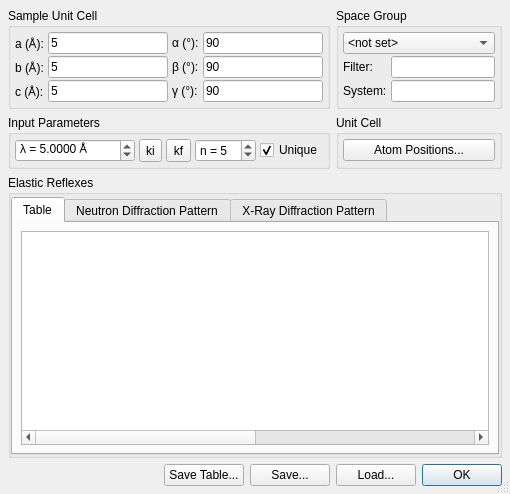
<?xml version="1.0" encoding="UTF-8"?>
<ui version="4.0">
 <class>PowderDlg</class>
 <widget class="QDialog" name="PowderDlg">
  <property name="geometry">
   <rect>
    <x>0</x>
    <y>0</y>
    <width>510</width>
    <height>494</height>
   </rect>
  </property>
  <property name="windowTitle">
   <string>Powder Lines</string>
  </property>
  <property name="sizeGripEnabled">
   <bool>true</bool>
  </property>
  <layout class="QGridLayout" name="gridLayout_4">
   <property name="margin">
    <number>8</number>
   </property>
   <item row="0" column="3" colspan="2">
    <widget class="QGroupBox" name="groupBox_2">
     <property name="sizePolicy">
      <sizepolicy hsizetype="Preferred" vsizetype="Preferred">
       <horstretch>1</horstretch>
       <verstretch>0</verstretch>
      </sizepolicy>
     </property>
     <property name="title">
      <string>Space Group</string>
     </property>
     <layout class="QGridLayout" name="gridLayout_7">
      <property name="horizontalSpacing">
       <number>4</number>
      </property>
      <property name="verticalSpacing">
       <number>2</number>
      </property>
      <property name="margin">
       <number>4</number>
      </property>
      <item row="0" column="0" colspan="2">
       <widget class="QComboBox" name="comboSpaceGroups">
        <property name="sizePolicy">
         <sizepolicy hsizetype="Expanding" vsizetype="Fixed">
          <horstretch>0</horstretch>
          <verstretch>0</verstretch>
         </sizepolicy>
        </property>
        <item>
         <property name="text">
          <string>&lt;not set&gt;</string>
         </property>
        </item>
       </widget>
      </item>
      <item row="1" column="0">
       <widget class="QLabel" name="label_22">
        <property name="sizePolicy">
         <sizepolicy hsizetype="Minimum" vsizetype="Fixed">
          <horstretch>0</horstretch>
          <verstretch>0</verstretch>
         </sizepolicy>
        </property>
        <property name="text">
         <string>Filter:</string>
        </property>
       </widget>
      </item>
      <item row="1" column="1">
       <widget class="QLineEdit" name="editSpaceGroupsFilter">
        <property name="sizePolicy">
         <sizepolicy hsizetype="Expanding" vsizetype="Fixed">
          <horstretch>0</horstretch>
          <verstretch>0</verstretch>
         </sizepolicy>
        </property>
       </widget>
      </item>
      <item row="2" column="0">
       <widget class="QLabel" name="label_18">
        <property name="sizePolicy">
         <sizepolicy hsizetype="Minimum" vsizetype="Preferred">
          <horstretch>0</horstretch>
          <verstretch>0</verstretch>
         </sizepolicy>
        </property>
        <property name="text">
         <string>System:</string>
        </property>
       </widget>
      </item>
      <item row="2" column="1">
       <widget class="QLineEdit" name="editCrystalSystem">
        <property name="readOnly">
         <bool>true</bool>
        </property>
       </widget>
      </item>
     </layout>
    </widget>
   </item>
   <item row="1" column="3" colspan="2">
    <widget class="QGroupBox" name="groupBox_5">
     <property name="sizePolicy">
      <sizepolicy hsizetype="Preferred" vsizetype="Preferred">
       <horstretch>1</horstretch>
       <verstretch>0</verstretch>
      </sizepolicy>
     </property>
     <property name="title">
      <string>Unit Cell</string>
     </property>
     <layout class="QGridLayout" name="gridLayout_5">
      <property name="horizontalSpacing">
       <number>4</number>
      </property>
      <property name="verticalSpacing">
       <number>2</number>
      </property>
      <property name="margin">
       <number>4</number>
      </property>
      <item row="0" column="0">
       <widget class="QPushButton" name="btnAtoms">
        <property name="text">
         <string>Atom Positions...</string>
        </property>
       </widget>
      </item>
     </layout>
    </widget>
   </item>
   <item row="1" column="0" colspan="3">
    <widget class="QGroupBox" name="groupBox_4">
     <property name="sizePolicy">
      <sizepolicy hsizetype="Preferred" vsizetype="Preferred">
       <horstretch>2</horstretch>
       <verstretch>0</verstretch>
      </sizepolicy>
     </property>
     <property name="title">
      <string>Input Parameters</string>
     </property>
     <layout class="QGridLayout" name="gridLayout_3">
      <property name="horizontalSpacing">
       <number>4</number>
      </property>
      <property name="verticalSpacing">
       <number>2</number>
      </property>
      <property name="margin">
       <number>4</number>
      </property>
      <item row="0" column="3">
       <widget class="QSpinBox" name="spinOrder">
        <property name="sizePolicy">
         <sizepolicy hsizetype="Expanding" vsizetype="Fixed">
          <horstretch>1</horstretch>
          <verstretch>0</verstretch>
         </sizepolicy>
        </property>
        <property name="toolTip">
         <string>Maximum order of peaks.</string>
        </property>
        <property name="prefix">
         <string>n = </string>
        </property>
        <property name="minimum">
         <number>1</number>
        </property>
        <property name="value">
         <number>5</number>
        </property>
       </widget>
      </item>
      <item row="0" column="4">
       <widget class="QCheckBox" name="checkUniquePeaks">
        <property name="sizePolicy">
         <sizepolicy hsizetype="Minimum" vsizetype="Fixed">
          <horstretch>0</horstretch>
          <verstretch>0</verstretch>
         </sizepolicy>
        </property>
        <property name="toolTip">
         <string>Only show unique peaks.</string>
        </property>
        <property name="text">
         <string>Unique</string>
        </property>
        <property name="checked">
         <bool>true</bool>
        </property>
       </widget>
      </item>
      <item row="0" column="0">
       <widget class="QDoubleSpinBox" name="spinLam">
        <property name="sizePolicy">
         <sizepolicy hsizetype="Expanding" vsizetype="Fixed">
          <horstretch>2</horstretch>
          <verstretch>0</verstretch>
         </sizepolicy>
        </property>
        <property name="toolTip">
         <string>Wavelength</string>
        </property>
        <property name="prefix">
         <string>λ = </string>
        </property>
        <property name="suffix">
         <string> Å</string>
        </property>
        <property name="decimals">
         <number>4</number>
        </property>
        <property name="maximum">
         <double>9999.000000000000000</double>
        </property>
        <property name="singleStep">
         <double>0.100000000000000</double>
        </property>
        <property name="value">
         <double>5.000000000000000</double>
        </property>
       </widget>
      </item>
      <item row="0" column="1">
       <widget class="QToolButton" name="btnSyncKi">
        <property name="sizePolicy">
         <sizepolicy hsizetype="Fixed" vsizetype="Preferred">
          <horstretch>0</horstretch>
          <verstretch>0</verstretch>
         </sizepolicy>
        </property>
        <property name="toolTip">
         <string>Use initial wavelength.</string>
        </property>
        <property name="text">
         <string>ki</string>
        </property>
       </widget>
      </item>
      <item row="0" column="2">
       <widget class="QToolButton" name="btnSyncKf">
        <property name="sizePolicy">
         <sizepolicy hsizetype="Fixed" vsizetype="Preferred">
          <horstretch>0</horstretch>
          <verstretch>0</verstretch>
         </sizepolicy>
        </property>
        <property name="toolTip">
         <string>Use final wavelength.</string>
        </property>
        <property name="text">
         <string>kf</string>
        </property>
       </widget>
      </item>
     </layout>
    </widget>
   </item>
   <item row="2" column="0" colspan="5">
    <widget class="QGroupBox" name="groupBox_3">
     <property name="sizePolicy">
      <sizepolicy hsizetype="Preferred" vsizetype="Preferred">
       <horstretch>1</horstretch>
       <verstretch>1</verstretch>
      </sizepolicy>
     </property>
     <property name="title">
      <string>Elastic Reflexes</string>
     </property>
     <property name="checkable">
      <bool>false</bool>
     </property>
     <layout class="QGridLayout" name="gridLayout_2">
      <property name="leftMargin">
       <number>0</number>
      </property>
      <property name="topMargin">
       <number>2</number>
      </property>
      <property name="rightMargin">
       <number>0</number>
      </property>
      <property name="bottomMargin">
       <number>0</number>
      </property>
      <property name="spacing">
       <number>2</number>
      </property>
      <item row="0" column="0">
       <widget class="QTabWidget" name="tabWidget">
        <property name="currentIndex">
         <number>0</number>
        </property>
        <widget class="QWidget" name="tab_3">
         <attribute name="title">
          <string>Table</string>
         </attribute>
         <layout class="QGridLayout" name="gridLayout_6">
          <property name="margin">
           <number>8</number>
          </property>
          <item row="0" column="0">
           <widget class="QTableWidget" name="tablePowderLines">
            <property name="alternatingRowColors">
             <bool>true</bool>
            </property>
            <property name="selectionBehavior">
             <enum>QAbstractItemView::SelectRows</enum>
            </property>
            <property name="sortingEnabled">
             <bool>true</bool>
            </property>
            <attribute name="horizontalHeaderVisible">
             <bool>false</bool>
            </attribute>
            <attribute name="verticalHeaderVisible">
             <bool>false</bool>
            </attribute>
            <column>
             <property name="text">
              <string>2θ (deg)</string>
             </property>
            </column>
            <column>
             <property name="text">
              <string>Q (Å⁻¹)</string>
             </property>
            </column>
            <column>
             <property name="text">
              <string>Peak</string>
             </property>
            </column>
            <column>
             <property name="text">
              <string>Mult.</string>
             </property>
            </column>
            <column>
             <property name="text">
              <string>|F_n| (fm)</string>
             </property>
            </column>
            <column>
             <property name="text">
              <string>S_n (fm²)</string>
             </property>
            </column>
            <column>
             <property name="text">
              <string>|F_xray| (e-)</string>
             </property>
            </column>
            <column>
             <property name="text">
              <string>S_xray</string>
             </property>
            </column>
           </widget>
          </item>
         </layout>
        </widget>
        <widget class="QWidget" name="tab_4">
         <attribute name="title">
          <string>Neutron Diffraction Pattern</string>
         </attribute>
         <layout class="QGridLayout" name="gridLayout_8">
          <property name="margin">
           <number>8</number>
          </property>
          <item row="0" column="0">
           <widget class="QwtPlot" name="plotN">
            <property name="sizePolicy">
             <sizepolicy hsizetype="Preferred" vsizetype="Preferred">
              <horstretch>3</horstretch>
              <verstretch>0</verstretch>
             </sizepolicy>
            </property>
           </widget>
          </item>
         </layout>
        </widget>
        <widget class="QWidget" name="tab_5">
         <attribute name="title">
          <string>X-Ray Diffraction Pattern</string>
         </attribute>
         <layout class="QGridLayout" name="gridLayout_9">
          <property name="margin">
           <number>8</number>
          </property>
          <item row="0" column="0">
           <widget class="QwtPlot" name="plotX">
            <property name="sizePolicy">
             <sizepolicy hsizetype="Preferred" vsizetype="Preferred">
              <horstretch>3</horstretch>
              <verstretch>0</verstretch>
             </sizepolicy>
            </property>
           </widget>
          </item>
         </layout>
        </widget>
       </widget>
      </item>
     </layout>
    </widget>
   </item>
   <item row="4" column="4">
    <widget class="QDialogButtonBox" name="buttonBox">
     <property name="sizePolicy">
      <sizepolicy hsizetype="Fixed" vsizetype="Preferred">
       <horstretch>0</horstretch>
       <verstretch>0</verstretch>
      </sizepolicy>
     </property>
     <property name="orientation">
      <enum>Qt::Horizontal</enum>
     </property>
     <property name="standardButtons">
      <set>QDialogButtonBox::Ok</set>
     </property>
    </widget>
   </item>
   <item row="0" column="0" colspan="3">
    <widget class="QGroupBox" name="groupBox">
     <property name="sizePolicy">
      <sizepolicy hsizetype="Preferred" vsizetype="Preferred">
       <horstretch>2</horstretch>
       <verstretch>0</verstretch>
      </sizepolicy>
     </property>
     <property name="title">
      <string>Sample Unit Cell</string>
     </property>
     <layout class="QGridLayout" name="gridLayout">
      <property name="horizontalSpacing">
       <number>4</number>
      </property>
      <property name="verticalSpacing">
       <number>2</number>
      </property>
      <property name="margin">
       <number>4</number>
      </property>
      <item row="0" column="0">
       <widget class="QLabel" name="label_3">
        <property name="text">
         <string>a (Å):</string>
        </property>
       </widget>
      </item>
      <item row="0" column="1">
       <widget class="QLineEdit" name="editA">
        <property name="text">
         <string>5</string>
        </property>
       </widget>
      </item>
      <item row="0" column="2">
       <widget class="QLabel" name="label_6">
        <property name="text">
         <string>α (°):</string>
        </property>
       </widget>
      </item>
      <item row="0" column="3">
       <widget class="QLineEdit" name="editAlpha">
        <property name="text">
         <string>90</string>
        </property>
       </widget>
      </item>
      <item row="1" column="0">
       <widget class="QLabel" name="label_4">
        <property name="text">
         <string>b (Å):</string>
        </property>
       </widget>
      </item>
      <item row="1" column="1">
       <widget class="QLineEdit" name="editB">
        <property name="text">
         <string>5</string>
        </property>
       </widget>
      </item>
      <item row="1" column="2">
       <widget class="QLabel" name="label_7">
        <property name="text">
         <string>β (°):</string>
        </property>
       </widget>
      </item>
      <item row="1" column="3">
       <widget class="QLineEdit" name="editBeta">
        <property name="text">
         <string>90</string>
        </property>
       </widget>
      </item>
      <item row="2" column="0">
       <widget class="QLabel" name="label_5">
        <property name="text">
         <string>c (Å):</string>
        </property>
       </widget>
      </item>
      <item row="2" column="1">
       <widget class="QLineEdit" name="editC">
        <property name="text">
         <string>5</string>
        </property>
       </widget>
      </item>
      <item row="2" column="2">
       <widget class="QLabel" name="label_8">
        <property name="text">
         <string>γ (°):</string>
        </property>
       </widget>
      </item>
      <item row="2" column="3">
       <widget class="QLineEdit" name="editGamma">
        <property name="text">
         <string>90</string>
        </property>
       </widget>
      </item>
     </layout>
    </widget>
   </item>
   <item row="4" column="0">
    <widget class="QLabel" name="labelStatus">
     <property name="text">
      <string/>
     </property>
    </widget>
   </item>
   <item row="4" column="2">
    <widget class="QPushButton" name="btnSave">
     <property name="sizePolicy">
      <sizepolicy hsizetype="Fixed" vsizetype="Preferred">
       <horstretch>0</horstretch>
       <verstretch>0</verstretch>
      </sizepolicy>
     </property>
     <property name="text">
      <string>Save...</string>
     </property>
    </widget>
   </item>
   <item row="4" column="3">
    <widget class="QPushButton" name="btnLoad">
     <property name="sizePolicy">
      <sizepolicy hsizetype="Fixed" vsizetype="Preferred">
       <horstretch>0</horstretch>
       <verstretch>0</verstretch>
      </sizepolicy>
     </property>
     <property name="text">
      <string>Load...</string>
     </property>
    </widget>
   </item>
   <item row="4" column="1">
    <widget class="QPushButton" name="btnSaveTable">
     <property name="sizePolicy">
      <sizepolicy hsizetype="Fixed" vsizetype="Preferred">
       <horstretch>0</horstretch>
       <verstretch>0</verstretch>
      </sizepolicy>
     </property>
     <property name="text">
      <string>Save Table...</string>
     </property>
    </widget>
   </item>
  </layout>
 </widget>
 <customwidgets>
  <customwidget>
   <class>QwtPlot</class>
   <extends>QFrame</extends>
   <header>qwt_plot.h</header>
  </customwidget>
 </customwidgets>
 <tabstops>
  <tabstop>editA</tabstop>
  <tabstop>editB</tabstop>
  <tabstop>editC</tabstop>
  <tabstop>editAlpha</tabstop>
  <tabstop>editBeta</tabstop>
  <tabstop>editGamma</tabstop>
  <tabstop>comboSpaceGroups</tabstop>
  <tabstop>editSpaceGroupsFilter</tabstop>
  <tabstop>editCrystalSystem</tabstop>
  <tabstop>spinLam</tabstop>
  <tabstop>btnSyncKi</tabstop>
  <tabstop>btnSyncKf</tabstop>
  <tabstop>spinOrder</tabstop>
  <tabstop>checkUniquePeaks</tabstop>
  <tabstop>btnAtoms</tabstop>
  <tabstop>tabWidget</tabstop>
  <tabstop>tablePowderLines</tabstop>
  <tabstop>btnSaveTable</tabstop>
  <tabstop>btnSave</tabstop>
  <tabstop>btnLoad</tabstop>
  <tabstop>buttonBox</tabstop>
 </tabstops>
 <resources/>
 <connections>
  <connection>
   <sender>buttonBox</sender>
   <signal>accepted()</signal>
   <receiver>PowderDlg</receiver>
   <slot>accept()</slot>
   <hints>
    <hint type="sourcelabel">
     <x>248</x>
     <y>254</y>
    </hint>
    <hint type="destinationlabel">
     <x>157</x>
     <y>274</y>
    </hint>
   </hints>
  </connection>
  <connection>
   <sender>buttonBox</sender>
   <signal>rejected()</signal>
   <receiver>PowderDlg</receiver>
   <slot>reject()</slot>
   <hints>
    <hint type="sourcelabel">
     <x>316</x>
     <y>260</y>
    </hint>
    <hint type="destinationlabel">
     <x>286</x>
     <y>274</y>
    </hint>
   </hints>
  </connection>
 </connections>
</ui>
